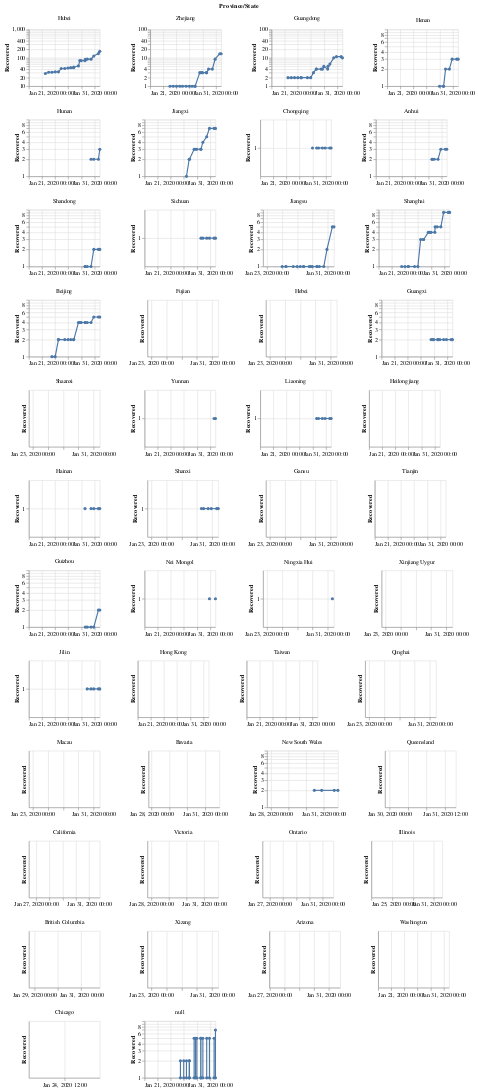

Notebook code for this chart:
### Code cell
provinces_recovered = alt.Chart(df_all.replace(0, pd.np.nan), width=125, height=100).mark_line(point=True).encode(
    x=alt.X('yearmonthdatehours(Date):T', title=None),
    #x='Date:T',
    y=alt.Y('Recovered:Q', scale=alt.Scale(type='log')),
    order='Date:T',
    facet=alt.Facet('Province/State:N', columns=4, sort=facet_order),
    tooltip=[alt.Tooltip('yearmonthdatehours(Date):T', title='Date'), 'Recovered:Q','Province/State:N']
).resolve_scale(
    y='independent',
    x='independent'
)
provinces_recovered

### Figure 1 — Vega-Lite specification as saved in the notebook (floating-point values rounded to 4 significant figures; data arrays with more than 128 entries replaced by an {"elided": "..."} marker saying what was removed)
{"config": {"view": {"continuousWidth": 400, "continuousHeight": 300}}, "data": {"name": "data-b558a9fcaf56db01ee39d2a635551bda"}, "mark": {"type": "line", "point": true}, "encoding": {"facet": {"type": "nominal", "columns": 4, "field": "Province/State", "sort": ["Hubei", "Zhejiang", "Guangdong", "Henan", "Hunan", "Jiangxi", "Chongqing", "Anhui", "Shandong", "Sichuan", "Jiangsu", "Shanghai", "Beijing", "Fujian", "Hebei", "Guangxi", "Shaanxi", "Yunnan", "Liaoning", "Heilongjiang", "Hainan", "Shanxi", "Gansu", "Tianjin", "Guizhou", "Nei Mongol", "Ningxia Hui", "nan", "Xinjiang Uygur", "Jilin", "Hong Kong", "Taiwan", "Qinghai", "Macau", "Bavaria", "New South Wales", "Queensland", "California", "Victoria", "Ontario", "Illinois", "British Columbia", "Xizang", "Arizona", "Washington", "Chicago"]}, "order": {"type": "temporal", "field": "Date"}, "tooltip": [{"type": "temporal", "field": "Date", "timeUnit": "yearmonthdatehours", "title": "Date"}, {"type": "quantitative", "field": "Recovered"}, {"type": "nominal", "field": "Province/State"}], "x": {"type": "temporal", "field": "Date", "timeUnit": "yearmonthdatehours", "title": null}, "y": {"type": "quantitative", "field": "Recovered", "scale": {"type": "log"}}}, "height": 100, "resolve": {"scale": {"x": "independent", "y": "independent"}}, "width": 125, "$schema": "https://vega.github.io/schema/vega-lite/v4.0.0.json", "datasets": {"data-b558a9fcaf56db01ee39d2a635551bda": {"elided": "1125 records"}}}
